Frame 1 (no input): blank canvas, image omitted
Frame 60 (no input): blank canvas, image omitted
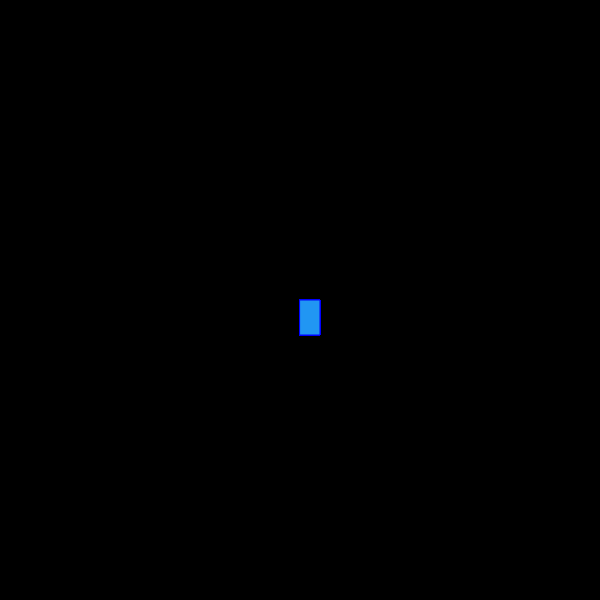
Frame 120 (the mouse pressed at the canvas centre since frame 60)

The p5.js sketch whose frames 1 and 60 were blank and that drew this single picture after the mouse press (run headless with seeded random() and noise() and a simulated clock; from frame 60 on, the mouse is pressed at the canvas centre):

// p5.js sketch
// ── sketch.js
function setup() {
   createCanvas(600, 600);
   background("black");
 }
 
 function draw() {
   
   stroke("blue")
   fill( "#2196F3")
   
   // console.log(mouseIsPressed);
   
    if(mouseIsPressed){
       rect(mouseX, mouseY, 20, 35);
    }
   
 }
